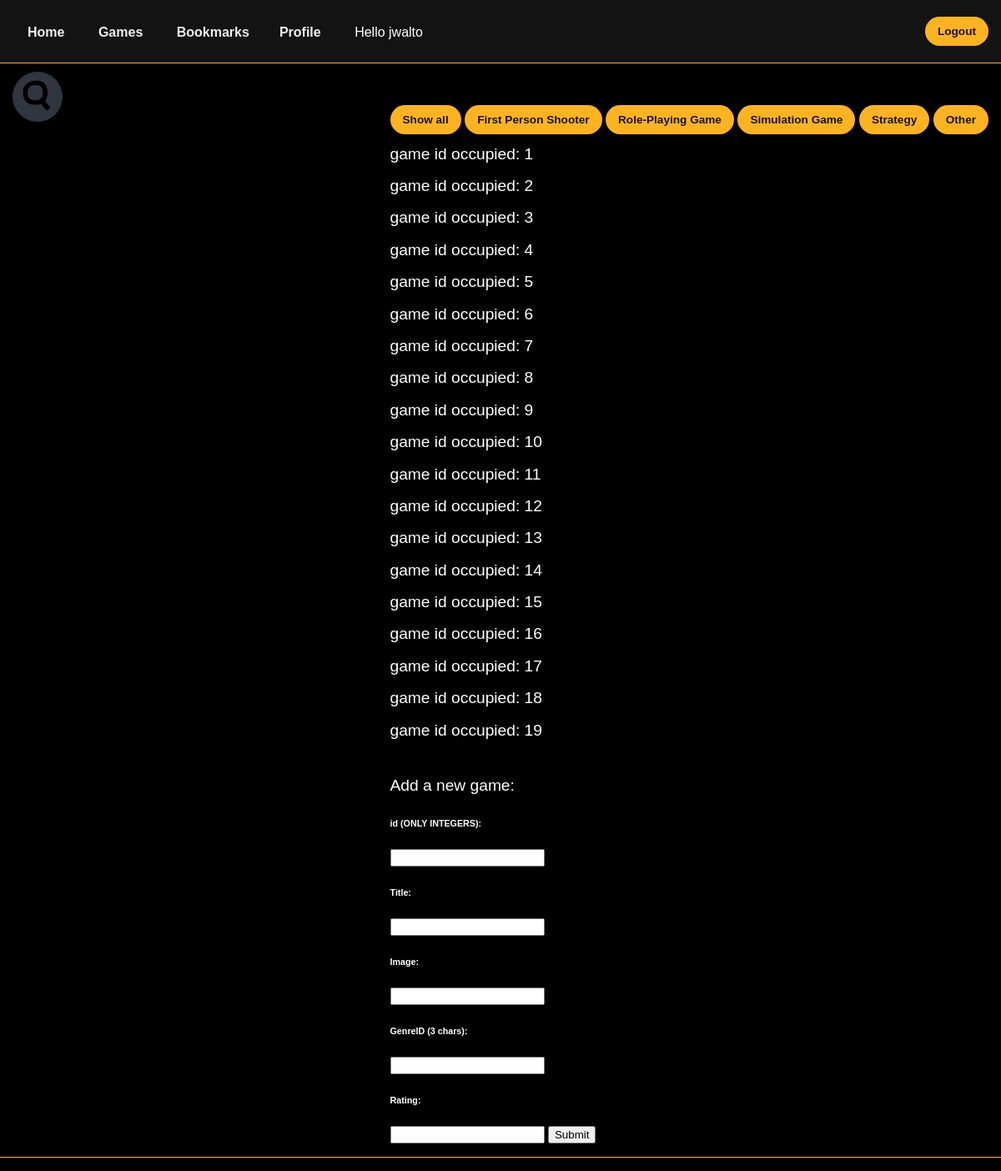
The page /search.php (signed in) on the database its author committed.
### tables this page shows
CREATE TABLE `games` (
  `id` int(11) NOT NULL,
  `title` varchar(150) DEFAULT NULL,
  `image` varchar(255) DEFAULT NULL,
  `genre` varchar(3) NOT NULL,
  `rating` int(11) DEFAULT NULL
);

### search.php (the view, shortened to what this page needs)
<!DOCTYPE html>
<html>
	<head>
	</head>
	<body>
		<header>
            <div class="flex">
                <nav>
                    <ul id="nav-menu-container">
                        <li><a href="index.php">Home</a></li>
                        <li><a href="catalogue.php">Games</a></li>
                        <?php
                        if (isset($_SESSION["user"]) || isset($_SESSION['id'])) {
                            echo '<li><a href="bookmarks.php">Bookmarks</a></li>';
                            echo '<li><a href="profile.php">Profile</a></li>';
                        }
                        ?>
                        <li style="color: white;">
                            <?php
                            if(isset($_SESSION['user']))
                                echo "Hello ". $_SESSION['user'];
                            ?>
                        </li>
                    </ul>
                </nav>
                <?php
                if (isset($_SESSION['user']) || isset($_SESSION['id'])) {
                    echo '<a href="logout.php" id="login-register-button">Logout</a>';
                } else {
                echo '<a href="login.php" id="login-register-button">Login</a>';
                }
                ?>
            </div>
        </header>
        <main>
            <section id="search">
                <div class="flex">
                    <form method="post" action="search.php">
                        <div class="search-box">
                            <input class= "search-btn" id="submitId" name="submit-search" type="submit" value="" style="background-image: url('images/search-icon.ico');border:none; background-repeat:no-repeat; background-size: 100% 100%; background-color: transparent;">
                        </div>
                    </form>
                    <form method="post" action="search.php">
                        <div style="margin-top: 50px;">
                            <form method="post" action="search.php">
                                <a id="login-register-button" href="catalogue.php">Show all</a>
                                <input id="login-register-button" name="fps" type="submit" value="First Person Shooter" style="border: none;">
                                <input id="login-register-button" name="rpg" type="submit" value="Role-Playing Game" style="border: none;">
                                <input id="login-register-button" name="sim" type="submit" value="Simulation Game" style="border: none;">
                                <input id="login-register-button" name="str" type="submit" value="Strategy" style="border: none;">
                                <input id="login-register-button" name="???" type="submit" value="Other" style="border: none;">
                                <?php
                                if ($_SESSION['admin'] == 1) {
                                    include("connection.php");
                                    $checkId = "SELECT id FROM games ORDER BY id";
                                    $checkIdResult = mysqli_query($con, $checkId);
                                    $checkIdResultQuery = mysqli_num_rows($checkIdResult);
                                    if ($checkIdResultQuery > 0) {
                                        while ($checkRow = mysqli_fetch_assoc($checkIdResult)) {
                                            echo "<h5 style='color:white'>game id occupied: ".$checkRow['id']."</h5>";
                                        }
                                    }
                                    echo "<br /><h5 style='color:white;'>Add a new game: </h5>
                                    <form method='post' action='catalogue.php'>
                                        <h6 style='color:white'>id (ONLY INTEGERS): </h6> <input type='text' name='admin-id-submit'>
                                        <h6 style='color:white'>Title: </h6> <input type='text' name='admin-name-submit'>
                                        <h6 style='color:white'>Image: </h6> <input type='text' name='admin-image-submit'>
                                        <h6 style='color:white'>GenreID (3 chars): </h6> <input type='text' name='admin-genre-submit-s'>
                                        <h6 style='color:white'>Rating: </h6> <input type='text' name='admin-rating-submit'> <input type='submit' name='admin-button'>
                                    </form>
                                    ";
                                }
                                ?>
                            </form>
                        </div>
                    </form>
                </div>
            </section>
            <section id='list-of-games'>
                <div class='games-list'>
                    <ul id='myUL'>
                        <div class='games-container'>
                            <li><span class='strip'></span>
                            </li>
                        </div>
                   </ul>
                </div>
            </section>
        </main>
    </body>
</html>

### styles/styles2.css (style rules this page uses)
body { font-family: 'helvetica', 'sans-serif'; margin: 0; background-color: black; }
h1, h2, h3, h4, h5 { line-height: 1.5; font-weight: 300; margin: 0.5em 0; }
h5 { font-size: 1.2em; }
a { text-decoration: none; }
ul { list-style-type: none; }
.flex { display: flex; max-width: 2900px; margin: 0 auto; padding: 0 15px; justify-content: space-between; }
header { background-color: #131313; padding: 20px 0; position: relative; border-bottom: 1px solid #FFB320; }
nav ul { list-style-type: none; padding: 0; margin: 10px 0 0; }
nav ul li { display: inline-block; font-size: 1em; margin: 0 18px; }
nav ul li a { color: #eee; font-weight: 600; }
#login-register-button { background-color: #FFB320; color: #131313; border-radius: 20px; padding: 10px 15px; font-size: 0.85em; font-weight: 600; }
.search-box { position: relative; left: 50%; margin-top: 40px; transform: translate(-50%, -50%); background: #2f3640; height: 40px; border-radius: 40px; padding: 10px; }
.search-btn { color: #e84118; float: right; width: 40px; height: 40px; border-radius: 50%; display: flex; justify-content: center; align-items: center; }
.strip { display: block; height: 1px; background-color: #FFB320; margin: 4px 0; }
#list-of-games { margin: 0px; padding: 0px; }
#myUL { padding: 0; }
.games-container { background-color: #111112; }

### rows shown on the page
games: id "1"
games: id "2"
games: id "3"
games: id "4"
games: id "5"
games: id "6"
games: id "7"
games: id "8"
games: id "9"
games: id "10"
games: id "11"
games: id "12"
games: id "13"
games: id "14"
games: id "15"
games: id "16"
games: id "17"
games: id "18"
games: id "19"

### other values the page prints
$_SESSION['user'] "jwalto"
